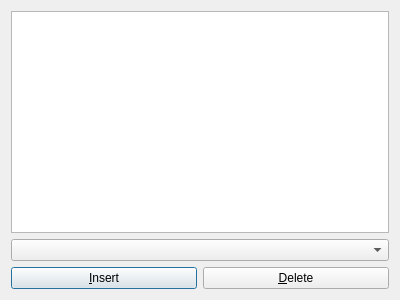
<?xml version="1.0" encoding="UTF-8"?>
<ui version="4.0">
 <class>rrdemo::cdom::qt::StringListModelDialog</class>
 <widget class="QDialog" name="rrdemo::cdom::qt::StringListModelDialog">
  <property name="geometry">
   <rect>
    <x>0</x>
    <y>0</y>
    <width>400</width>
    <height>300</height>
   </rect>
  </property>
  <layout class="QVBoxLayout" name="mainLayout">
   <item>
    <widget class="QListView" name="listView"/>
   </item>
   <item>
    <widget class="QComboBox" name="comboBox"/>
   </item>
   <item>
    <layout class="QHBoxLayout" name="buttonsLayout">
     <item>
      <widget class="QPushButton" name="insertButton">
       <property name="text">
        <string>&amp;Insert</string>
       </property>
      </widget>
     </item>
     <item>
      <widget class="QPushButton" name="deleteButton">
       <property name="text">
        <string>&amp;Delete</string>
       </property>
      </widget>
     </item>
    </layout>
   </item>
  </layout>
 </widget>
 <resources/>
 <connections/>
</ui>
